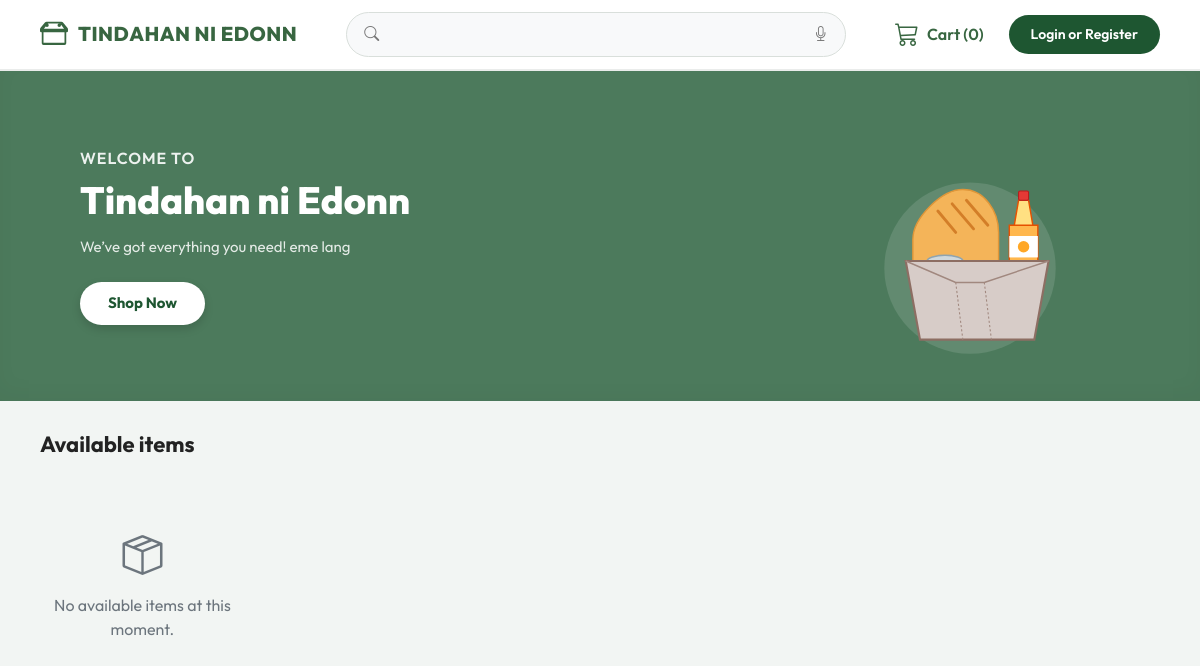
/SARI-SARI_STORE/View/index.php, run on an earlier commit of the app's database.
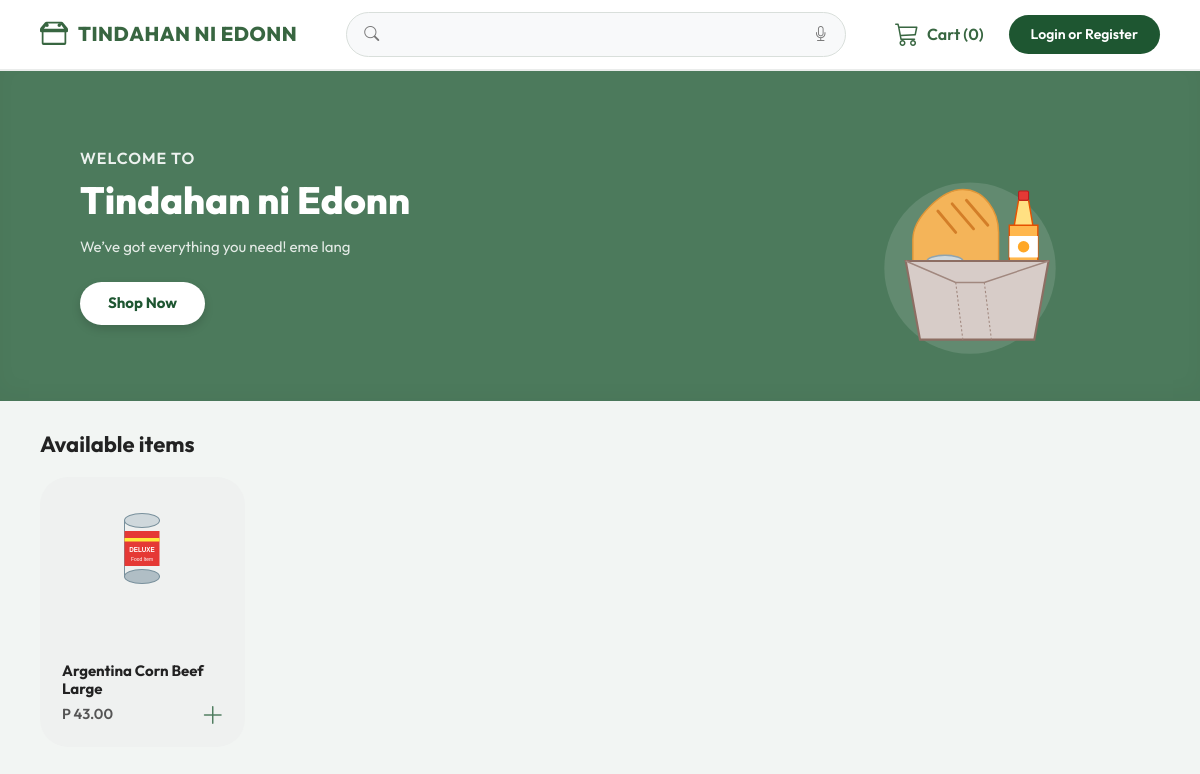
And on a later commit of the database.
### tables this page shows
CREATE TABLE `products` (
  `product_id` int(11) NOT NULL,
  `category_id` int(11) NOT NULL,
  `product_name` varchar(100) NOT NULL,
  `barcode` varchar(100) DEFAULT NULL,
  `description` text DEFAULT NULL,
  `selling_price` decimal(10,2) NOT NULL,
  `cost_price` decimal(10,2) NOT NULL,
  `image` varchar(255) DEFAULT NULL,
  `status` enum('Available','Unavailable') DEFAULT 'Available',
  `created_at` timestamp NOT NULL DEFAULT current_timestamp(),
  `updated_at` datetime DEFAULT current_timestamp() ON UPDATE current_timestamp(),
  `added_by` int(11) NOT NULL
);

### SARI-SARI_STORE/View/index.php (the view, shortened to what this page needs)
<?php
$prefix = '';
if (basename(dirname(__FILE__)) == 'View' || basename(dirname(__FILE__)) == 'view') {
    $prefix = '../';
}
require_once __DIR__ . '/' . $prefix . 'Model/database.php';
$customerLoggedIn = isset($_SESSION['user_id']) && isset($_SESSION['role']) && $_SESSION['role'] === 'Customer';
$tableProducts   = 'products';
$tableCategories = 'categories';
$tableInventory  = 'inventory';
$catCheck = mysqli_query($conn, "SELECT * FROM $tableCategories");
if ($catCheck && mysqli_num_rows($catCheck) == 0) {
    mysqli_query($conn, "INSERT INTO $tableCategories (category_id, category_name, description) VALUES
    (1, 'Food & Groceries', '(Canned goods, instant noodles, rice, condiments, oil)'),
    (2, 'Beverages', '(Soft drinks, water, coffee sachets, powdered juice, liquor)'),
    (3, 'Snacks & Sweets', '(Chips, biscuits, candies, chocolates, bakery items)'),
    (4, 'Personal Care', '(Shampoo, soap, toothpaste, sanitary napkins)'),
    (5, 'Household Supplies', '(Detergents, dishwashing liquid, bleach, matches, candles)'),
    (6, 'Digital Services & Loading', '(Prepaid load, GCash/Maya cash-in, gaming pins)'),
    (7, 'Tobacco & Alcohol', '(Cigarettes, lighters, beer, hard drinks)'),
    (8, 'Miscellaneous / Others', '(School supplies, rags, pet food)')");
}
$cokeCheck = mysqli_query($conn, "SELECT * FROM $tableProducts WHERE product_name = 'Coke 1.5L'");
if ($cokeCheck && mysqli_num_rows($cokeCheck) == 0) {
    $catQuery = mysqli_query($conn, "SELECT category_id FROM $tableCategories WHERE category_name LIKE '%Beverage%' LIMIT 1");
    $catId = 2;
    if ($catQuery && $row = mysqli_fetch_assoc($catQuery)) {
        $catId = $row['category_id'];
    }
    mysqli_query($conn, "INSERT INTO $tableProducts (category_id, product_name, barcode, description, selling_price, cost_price, status, added_by) VALUES ($catId, 'Coke 1.5L', 'coke15l', '1.5 Liters of Coca-Cola', 65.25, 50.00, 'Available', 1)");
    $newProdId = mysqli_insert_id($conn);
    mysqli_query($conn, "INSERT INTO $tableInventory (product_id, quantity, minimum_stock, maximum_Stock, aisle) VALUES ($newProdId, 50, 5, 100, 'Aisle 1')");
}
$detCheck = mysqli_query($conn, "SELECT * FROM $tableProducts WHERE product_name = 'Liquid Detergent'");
if ($detCheck && mysqli_num_rows($detCheck) == 0) {
    $catQuery = mysqli_query($conn, "SELECT category_id FROM $tableCategories WHERE category_name LIKE '%Household%' OR category_name LIKE '%Other%' LIMIT 1");
    $catId = 5;
    if ($catQuery && $row = mysqli_fetch_assoc($catQuery)) {
        $catId = $row['category_id'];
    }
    mysqli_query($conn, "INSERT INTO $tableProducts (category_id, product_name, barcode, description, selling_price, cost_price, status, added_by) VALUES ($catId, 'Liquid Detergent', 'liqdet', 'Premium liquid detergent', 35.00, 25.00, 'Available', 1)");
    $newProdId = mysqli_insert_id($conn);
    mysqli_query($conn, "INSERT INTO $tableInventory (product_id, quantity, minimum_stock, maximum_Stock, aisle) VALUES ($newProdId, 30, 5, 100, 'Aisle 2')");
}
$products_res = mysqli_query($conn, "
    SELECT p.product_id, p.product_name, p.selling_price, p.category_id, c.category_name, IFNULL(i.quantity, 0) AS stock
    FROM $tableProducts p
    LEFT JOIN $tableCategories c ON p.category_id = c.category_id
    LEFT JOIN $tableInventory i ON p.product_id = i.product_id
    WHERE p.status = 'Available'
    ORDER BY p.product_name ASC
");
$products = [];
while ($row = mysqli_fetch_assoc($products_res)) {
    $products[] = $row;
}
function getProductSVG($name, $categoryName = '') {
    $name = strtolower($name);
    $categoryName = strtolower($categoryName);
    if (strpos($categoryName, 'food') !== false || strpos($categoryName, 'grocer') !== false || strpos($name, 'beef') !== false || strpos($name, 'tuna') !== false) {
        return '
        <svg xmlns="http://www.w3.org/2000/svg" viewBox="0 0 100 150" width="70" height="110">
            <ellipse cx="50" cy="20" rx="25" ry="10" fill="#CFD8DC" stroke="#78909C" stroke-width="1.5" />
            <path d="M 25,20 V 100 A 25,10 rx 0 0 0 75,100 V 20 Z" fill="#ECEFF1" stroke="#78909C" stroke-width="1.5" />
            <ellipse cx="50" cy="100" rx="25" ry="10" fill="#B0BEC5" stroke="#78909C" stroke-width="1.5" />
            <path d="M 25,35 H 75 V 85 H 25 Z" fill="#E53935" />
            <rect x="25" y="45" width="50" height="5" fill="#FFEB3B" />
            <text x="50" y="65" font-family="sans-serif" font-size="9" font-weight="bold" fill="#FFFFFF" text-anchor="middle">DELUXE</text>
            <text x="50" y="78" font-family="sans-serif" font-size="7" fill="#FFFFFF" text-anchor="middle">Food Item</text>
        </svg>';
    }
    return '
    <svg xmlns="http://www.w3.org/2000/svg" viewBox="0 0 100 120" width="70" height="100">
        <path d="M 50,15 L 85,32 L 85,78 L 50,95 L 15,78 L 15,32 Z" fill="#FFE082" stroke="#FFB300" stroke-width="1.5" />
        <path d="M 50,15 L 15,32 L 50,50 L 85,32 Z" fill="#FFD54F" stroke="#FFB300" stroke-width="1.5" />
        <path d="M 50,50 V 95" stroke="#FFB300" stroke-width="1.5" />
    </svg>';
}
?>
<!DOCTYPE html>
<html lang="en">
<head>
    <link rel="stylesheet" href="<?= $prefix; ?>Assets/css/bootstrap.min.css">
    <link rel="stylesheet" href="<?= $prefix; ?>Assets/sweetalert2.min.css">
    <link rel="stylesheet" href="<?= $prefix; ?>Assets/datatables.min.css">
    <link rel="stylesheet" href="<?= $prefix; ?>Assets/animate.min.css">
    <link rel="stylesheet" href="https://cdn.jsdelivr.net/npm/bootstrap-icons@1.11.3/font/bootstrap-icons.min.css">
</head>
<body>
    <header class="d-flex justify-content-between align-items-center">
        <a href="index.php" class="header-logo">
            <span class="logo-text">TINDAHAN NI EDONN</span>
        </a>
        <div class="search-container">
            <i class="bi bi-search search-icon"></i>
            <input type="text" id="searchInput" class="search-input" placeholder="">
            <i class="bi bi-mic mic-icon" onclick="handleMicClick()"></i>
        </div>
        <div class="right-actions">
            <a href="javascript:void(0)" class="cart-btn" onclick="toggleCartDropdown()">
                <i class="bi bi-cart3 cart-icon"></i>
                <span class="cart-text">Cart (<span id="cartCount">0</span>)</span>
            </a>
            <?php if ($customerLoggedIn): ?>
                <div class="dropdown">
                    <div class="profile-dropdown-toggle d-flex align-items-center gap-2" id="profileDropdown" data-bs-toggle="dropdown" aria-expanded="false" style="cursor:pointer; font-weight:600; color:#333;">
                        <i class="bi bi-person-circle" style="font-size:24px; color:var(--brand-green);"></i>
                        <span><?= htmlspecialchars($_SESSION['full_name']); ?></span>
                        <i class="bi bi-chevron-down" style="font-size:12px; color:#666;"></i>
                    </div>
                    <ul class="dropdown-menu dropdown-menu-end shadow border-0 mt-2" aria-labelledby="profileDropdown" style="border-radius:14px; overflow:hidden;">
                        <li><a class="dropdown-item py-2 px-3" href="javascript:void(0)" onclick="confirmLogout()"><i class="bi bi-box-arrow-right me-2 text-danger"></i>Logout</a></li>
                    </ul>
                </div>
            <?php else: ?>
                <button class="btn-login-register" onclick="showLoginRequiredModal()">Login or Register</button>
            <?php endif; ?>
        </div>
    </header>
    <?php if (!$customerLoggedIn): ?>
        <section class="welcome-banner">
            <div class="banner-content">
                <div class="banner-subtitle">Welcome to</div>
                <h1 class="banner-title">Tindahan ni Edonn</h1>
                <p class="banner-desc">We’ve got everything you need! eme lang</p>
                <button class="btn-shop-now" onclick="scrollToItems()">Shop Now</button>
            </div>
            <div class="banner-illustration">
            </div>
        </section>
    <?php endif; ?>
    <main class="store-container d-flex">
        <section class="store-content">
            <h3 id="productSectionTitle" class="section-title">
                <?= $customerLoggedIn ? 'All Products' : 'Available items'; ?>
            </h3>
            <div class="product-grid" id="productGrid">
                <?php if (empty($products)): ?>
                    <div class="text-center text-muted py-5 w-100">
                        <i class="bi bi-box-seam" style="font-size: 40px;"></i>
                        <p class="mt-2">No available items at this moment.</p>
                    </div>
                <?php else: ?>
                    <?php foreach ($products as $prod): ?>
                        <div class="product-card" data-category-id="<?= $prod['category_id']; ?>" onclick="addToCart(<?= htmlspecialchars(json_encode([
                            'id' => $prod['product_id'],
                            'name' => $prod['product_name'],
                            'price' => (float)$prod['selling_price'],
                            'stock' => (int)$prod['stock']
                        ])); ?>)">
                            <div class="product-image-container">
                                <?= getProductSVG($prod['product_name'], $prod['category_name'] ?? ''); ?>
                            </div>
                            <div class="product-info">
                                <div class="product-title"><?= htmlspecialchars($prod['product_name']); ?></div>
                                <div class="product-price">P <?= number_format($prod['selling_price'], 2); ?></div>
                            </div>
                            <button class="add-to-cart-btn" aria-label="Add to cart">
                                <i class="bi bi-plus-lg"></i>
                            </button>
                        </div>
                    <?php endforeach; ?>
                <?php endif; ?>
            </div>
        </section>
    </main>
</body>
</html>

### SARI-SARI_STORE/View/index.php (style rules this page uses)
:root { --primary-green: #4C7A5C; --dark-green: #1E5631; --brand-green: #386641; --bg-light: #F2F5F3; --card-gray: #EFF1F0; --text-dark: #333333; }
body { font-family: 'Outfit', sans-serif; background-color: var(--bg-light); color: var(--text-dark); min-height: 100vh; }
header { background-color: #FFFFFF; border-bottom: 2px solid #EAECEB; padding: 12px 40px; box-shadow: 0 4px 12px rgba(0, 0, 0, 0.03); }
.header-logo { display: flex; align-items: center; gap: 10px; text-decoration: none; color: var(--brand-green); }
.header-logo svg { color: var(--brand-green); }
.logo-text { font-size: 20px; font-weight: 800; letter-spacing: 0.5px; }
.search-container { position: relative; width: 45%; max-width: 500px; }
.search-input { width: 100%; border-radius: 50px; border: 1.5px solid #D9DFDB; padding: 10px 45px; font-size: 15px; background-color: #F8F9FA; color: #333; transition: all 0.2s ease; }
.search-icon { position: absolute; left: 18px; top: 50%; transform: translateY(-50%); color: #777; font-size: 15px; }
.mic-icon { position: absolute; right: 18px; top: 50%; transform: translateY(-50%); color: #777; font-size: 15px; cursor: pointer; }
.right-actions { display: flex; align-items: center; gap: 25px; }
.cart-btn { display: flex; align-items: center; gap: 8px; cursor: pointer; font-weight: 600; color: var(--brand-green); font-size: 16px; user-select: none; text-decoration: none; position: relative; }
.cart-icon { font-size: 24px; }
.btn-login-register { background-color: var(--dark-green); color: white; border: none; border-radius: 50px; padding: 9px 22px; font-weight: 600; font-size: 14px; cursor: pointer; transition: background-color 0.2s ease, transform 0.1s ease; }
.welcome-banner { background-color: var(--primary-green); border-radius: 0; color: white; padding: 40px 80px; display: flex; justify-content: space-between; align-items: center; overflow: hidden; margin-bottom: 30px; position: relative; box-shadow: inset 0 -10px 20px rgba(0,0,0,0.03); }
.banner-content { flex: 1; max-width: 50%; z-index: 2; }
.banner-subtitle { font-size: 16px; font-weight: 600; text-transform: uppercase; letter-spacing: 1px; margin-bottom: 8px; opacity: 0.9; }
.banner-title { font-size: 38px; font-weight: 800; margin-bottom: 12px; line-height: 1.2; }
.banner-desc { font-size: 15px; margin-bottom: 24px; opacity: 0.85; font-weight: 400; }
.btn-shop-now { background-color: white; color: var(--dark-green); border: none; border-radius: 50px; padding: 10px 28px; font-weight: 700; font-size: 15px; cursor: pointer; transition: all 0.2s ease; box-shadow: 0 4px 10px rgba(0,0,0,0.15); }
.banner-illustration { width: 300px; height: 250px; display: flex; justify-content: center; align-items: center; z-index: 2; }
.store-container { max-width: 1300px; margin: 0 auto; padding: 0 40px 50px 40px; gap: 40px; }
.store-content { flex-grow: 1; }
.section-title { font-weight: 700; font-size: 22px; color: #222; margin-bottom: 20px; }
.product-grid { display: grid; grid-template-columns: repeat(auto-fill, minmax(200px, 1fr)); gap: 24px; }
.product-card { background: var(--card-gray); border-radius: 28px; padding: 22px; text-align: left; position: relative; transition: transform 0.2s ease, box-shadow 0.2s ease; border: none; display: flex; flex-direction: column; justify-content: space-between; height: 270px; cursor: pointer; }
.product-image-container { height: 120px; display: flex; align-items: center; justify-content: center; margin-bottom: 15px; }
.product-image-container svg { max-height: 100%; max-width: 100%; }
.product-info { flex-grow: 1; display: flex; flex-direction: column; justify-content: flex-end; }
.product-title { font-weight: 700; font-size: 15px; color: #222; margin-bottom: 4px; line-height: 1.25; }
.product-price { font-weight: 600; font-size: 14.5px; color: #555; }
.add-to-cart-btn { position: absolute; bottom: 20px; right: 20px; font-size: 24px; color: var(--primary-green); cursor: pointer; transition: transform 0.2s ease, color 0.2s ease; background: none; border: none; padding: 0; line-height: 1; display: flex; align-items: center; justify-content: center; }

What changed in the data, as far as the page shows it:
added products: product_name "Argentina Corn Beef Large", selling_price "43.00"
Also different on the page:
text no longer shown: "No available items at this moment."
